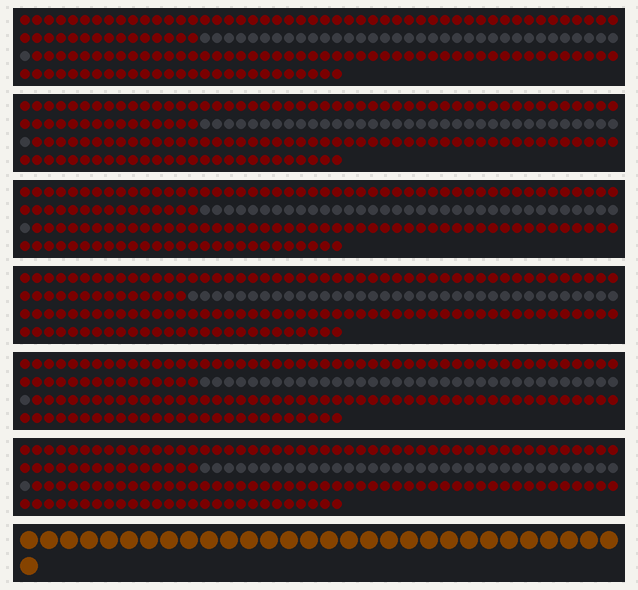
Simulated run of this sketch. Board: Arduino Uno, built with avr-gcc and run on an emulated ATmega328P. On the bench: 6 × 177 RGB LEDs in strip order, left to right, continuing on the next row, 31 RGB LEDs in strip order, left to right, continuing on the next row. Dim RGB values are drawn brighter than linear; random numbers use the default seed unless the sketch sets one.

Above: at 0.1 s.
At 8.56 s:
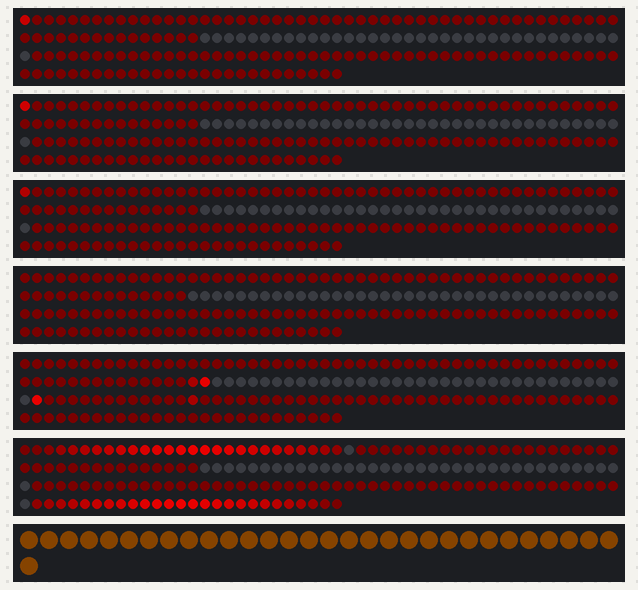
At 10.81 s:
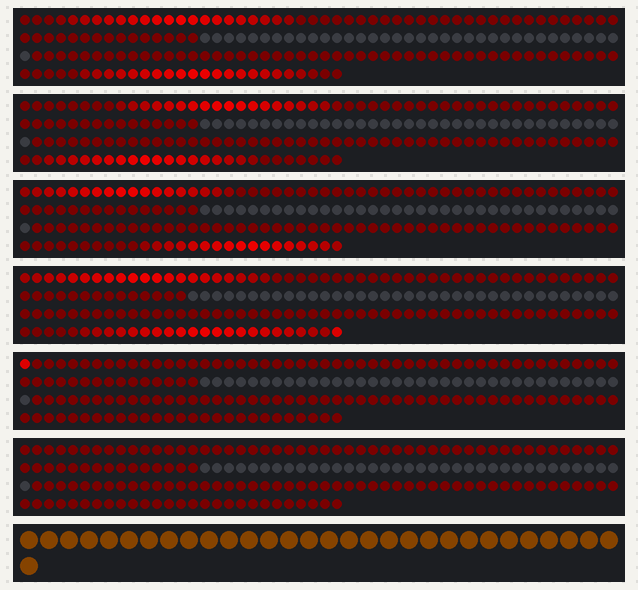
At 27.77 s:
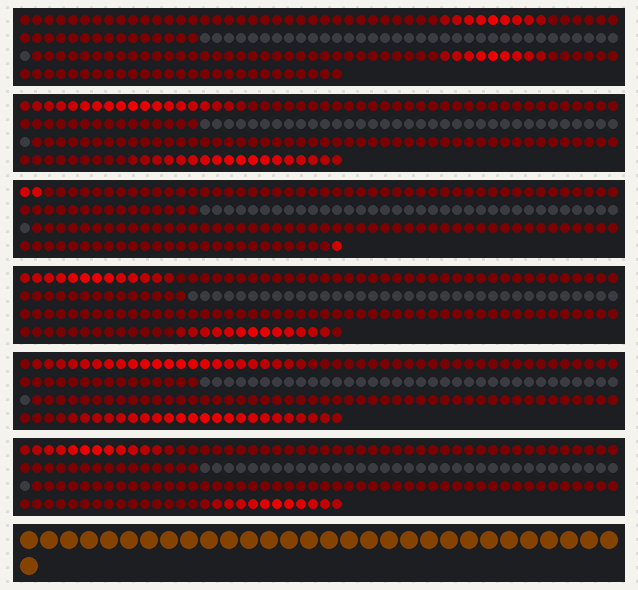

The sketch:

cyber-apple-ooze.ino
```cpp
// (licence header left out)
// OOZE MASTER 3000: NeoPixel simulated liquid physics. Up to 7 NeoPixel
// strands dribble light, while an 8th strand "catches the drips."
// Designed for the Adafruit Feather M0 or M4 with matching version of
// NeoPXL8 FeatherWing, or for RP2040 boards including SCORPIO. This can be
// adapted for other M0, M4, RP2040 or ESP32-S3 boards but you will need to
// do your own "pin sudoku" & level shifting (e.g. NeoPXL8 Friend breakout).
// See here: https://learn.adafruit.com/adafruit-neopxl8-featherwing-and-library
// Requires Adafruit_NeoPixel, Adafruit_NeoPXL8 and Adafruit_ZeroDMA libraries.

#define FASTLED_ESP8266_NODEMCU_PIN_ORDER
#include <FastLED.h>

#define PIN_1 2
#define PIN_2 4
#define PIN_3 7
#define PIN_4 8
#define PIN_5 6
#define PIN_6 5
#define PIN_STEM 3

#define LED_TYPE NEOPIXEL
#define BRIGHTNESS 200

#define NUM_LEDS 177
#define NUM_LEDS_STEM 31
#define NUM_STRANDS 6

#define APPLE_LENGTH 65
#define APPLE_LENGTH_INNER 63
#define DRIP_LENGTH 18
#define TOTAL_LENGTH APPLE_LENGTH + DRIP_LENGTH

#define PIXEL_PITCH (1.0 / 150.0) // 150 pixels/m
#define GAMMA 2.6                 // For linear brightness correction
#define G_CONST 9.806             // Standard acceleration due to gravity
// While the above G_CONST is correct for "real time" drips, you can dial it
// back for a more theatric effect / to slow the drips like they've still got
// a syrupy "drool string" attached (try much lower values like 2.0 to 3.0).

CRGB *leds;
CRGB ledsStem[NUM_LEDS_STEM];

float mapf(float value, float inMin, float inMax, float outMin, float outMax) {
  float percentage = (value - inMin) / (inMax - inMin);
  return outMin + (outMax - outMin) * percentage;
}

typedef enum {
  MODE_IDLE,
  MODE_OOZING,
  MODE_DRIBBLING_1,
  MODE_DRIBBLING_2,
  MODE_DRIPPING
} dropState;

uint8_t palette[][3] = {
    {255, 0, 0}, // Red
};
#define NUM_COLORS (sizeof palette / sizeof palette[0])

struct Drip {
  uint8_t strand;             // Which strand is this drip on
  uint16_t length;            // Length of NeoPixel strip IN PIXELS
  uint16_t dribblePixel;      // Index of pixel where dribble pauses before drop (0
                              // to length-1)
  float maxDrip;              // How many pixels long is the drip at its longest
  float height;               // Height IN METERS of dribblePixel above ground
  uint16_t palette_min;       // Lower color palette index for this strip
  uint16_t palette_max;       // Upper color palette index for this strip
  dropState mode;             // One of the above states (MODE_IDLE, etc.)
  uint32_t eventStartUsec;    // Starting time of current event
  uint32_t eventDurationUsec; // Duration of current event, in microseconds
  float eventDurationReal;    // Duration of current event, in seconds (float)
  uint32_t splatStartUsec;    // Starting time of most recent "splat"
  uint32_t splatDurationUsec; // Fade duration of splat
  float pos;                  // Position of drip on prior frame
  uint8_t color[3];           // RGB color (randomly picked from from palette[])
  uint8_t splatColor[3];      // RGB color of "splat" (may be from prior drip)
};

#define NUM_DRIPS 6
#define MIN_DRIP 20.0
#define MAX_DRIP 40.0

/* clang-format off */
Drip drips[] = {
    {0, TOTAL_LENGTH, APPLE_LENGTH},
    {1, TOTAL_LENGTH, APPLE_LENGTH},
    {2, TOTAL_LENGTH, APPLE_LENGTH},
    {3, TOTAL_LENGTH, APPLE_LENGTH},
    {4, TOTAL_LENGTH, APPLE_LENGTH},
    {5, TOTAL_LENGTH, APPLE_LENGTH},
};
/* clang-format on */

void setup() {
  Serial.begin(115200);
  randomSeed(analogRead(0));

  leds = new CRGB[NUM_STRANDS * NUM_LEDS];

  FastLED.addLeds<LED_TYPE, PIN_1>(leds, 0, NUM_LEDS);
  FastLED.addLeds<LED_TYPE, PIN_2>(leds, NUM_LEDS, NUM_LEDS);
  FastLED.addLeds<LED_TYPE, PIN_3>(leds, NUM_LEDS * 2, NUM_LEDS);
  FastLED.addLeds<LED_TYPE, PIN_4>(leds, NUM_LEDS * 3 + 1,
                                   NUM_LEDS); // strand 4 is shorter by 1 pixel
  FastLED.addLeds<LED_TYPE, PIN_5>(leds, NUM_LEDS * 4, NUM_LEDS);
  FastLED.addLeds<LED_TYPE, PIN_6>(leds, NUM_LEDS * 5, NUM_LEDS);
  FastLED.addLeds<LED_TYPE, PIN_STEM>(ledsStem, NUM_LEDS_STEM);

  FastLED.setBrightness(BRIGHTNESS);

  for (int i = 0; i < NUM_DRIPS; i++) {
    drips[i].height = 2;
    drips[i].palette_min = 0;
    drips[i].palette_max = 0;
    drips[i].mode = MODE_IDLE; // Start all drips in idle mode
    drips[i].eventStartUsec = 0;
    drips[i].eventDurationUsec = random(500000, 2500000); // Initial idle 0.5-2.5 sec
    drips[i].eventDurationReal = (float)drips[i].eventDurationUsec / 1000000.0;
    drips[i].splatStartUsec = 0;
    drips[i].splatDurationUsec = 0;

    // Randomize initial color:
    memcpy(drips[i].color, palette[random(drips[i].palette_min, drips[i].palette_max + 1)],
           sizeof palette[0]);
    memcpy(drips[i].splatColor, drips[i].color, sizeof palette[0]);
  }
}

void loop() {
  uint32_t t = micros(); // Current time, in microseconds

  float x = 0.0; // multipurpose interim result
  float start = 0.0;
  float maxDrip = 0.0;

  setBackground();

  for (int i = 0; i < NUM_DRIPS; i++) {
    uint32_t dtUsec = t - drips[i].eventStartUsec; // Elapsed time, in microseconds, since
                                                   // start of current event
    float dtReal = (float)dtUsec / 1000000.0;      // Elapsed time, in seconds

    // Handle transitions between drip states (oozing, dribbling, dripping,
    // etc.)
    if (dtUsec >= drips[i].eventDurationUsec) {              // Are we past end of current event?
      drips[i].eventStartUsec += drips[i].eventDurationUsec; // Yes, next event starts here
      dtUsec -= drips[i].eventDurationUsec; // We're already this far into next event
      dtReal = (float)dtUsec / 1000000.0;
      switch (drips[i].mode) { // Current mode...about to switch to next mode...
      case MODE_IDLE:
        drips[i].mode = MODE_OOZING; // Idle to oozing transition
        drips[i].maxDrip = random(MIN_DRIP, MAX_DRIP);
        drips[i].eventDurationUsec = random(800000, 1200000); // 0.8 to 1.2 sec ooze
        drips[i].eventDurationReal = (float)drips[i].eventDurationUsec / 1000000.0;
        // Randomize next drip color from palette settings:
        memcpy(drips[i].color, palette[random(drips[i].palette_min, drips[i].palette_max + 1)],
               sizeof palette[0]);
        break;
      case MODE_OOZING:
        if (drips[i].dribblePixel) {        // If dribblePixel is nonzero...
          drips[i].mode = MODE_DRIBBLING_1; // Oozing to dribbling transition
          drips[i].pos = (float)drips[i].dribblePixel;
          drips[i].eventDurationUsec = 250000 + drips[i].dribblePixel * random(30000, 40000);
          drips[i].eventDurationUsec *=
              mapf(drips[i].maxDrip, MAX_DRIP, MIN_DRIP, 1.0, 2.0); // multiply by 1.0 - 2.0
          drips[i].eventDurationReal = (float)drips[i].eventDurationUsec / 1000000.0;
        } else {                                       // No dribblePixel...
          drips[i].pos = (float)drips[i].dribblePixel; // Oozing to dripping transition
          drips[i].mode = MODE_DRIPPING;
          drips[i].eventDurationReal = sqrt(drips[i].height * 2.0 / G_CONST); // SCIENCE
          drips[i].eventDurationUsec = (uint32_t)(drips[i].eventDurationReal * 1000000.0);
        }
        break;
      case MODE_DRIBBLING_1:
        drips[i].mode = MODE_DRIBBLING_2; // Dripping 1st half to 2nd half transition
        drips[i].eventDurationUsec *=
            mapf(drips[i].maxDrip, MAX_DRIP, MIN_DRIP, 0.05, 0.5); // multiply by 0.05 - 0.5
        drips[i].eventDurationReal = (float)drips[i].eventDurationUsec / 1000000.0;
        break;
      case MODE_DRIBBLING_2:
        drips[i].mode = MODE_DRIPPING; // Dribbling 2nd half to dripping transition
        drips[i].pos = (float)drips[i].dribblePixel;
        drips[i].eventDurationReal = sqrt(drips[i].height * 2.0 / G_CONST); // SCIENCE
        drips[i].eventDurationUsec = (uint32_t)(drips[i].eventDurationReal * 1000000.0);
        break;
      case MODE_DRIPPING:
        drips[i].mode = MODE_IDLE;                            // Dripping to idle transition
        drips[i].eventDurationUsec = random(500000, 1200000); // Idle for 0.5 to 1.2 seconds
        drips[i].eventDurationReal = (float)drips[i].eventDurationUsec / 1000000.0;
        drips[i].splatStartUsec = drips[i].eventStartUsec; // Splat starts now!
        drips[i].splatDurationUsec = random(900000, 1100000);
        memcpy(drips[i].splatColor, drips[i].color,
               sizeof palette[0]); // Save color for splat
        break;
      }
    }

    // Render drip state to NeoPixels...
    switch (drips[i].mode) {
    case MODE_IDLE:
      // Do nothing
      break;
    case MODE_OOZING:
      x = dtReal / drips[i].eventDurationReal; // 0.0 to 1.0 over ooze interval
      x = sqrt(x);                             // Perceived area increases linearly
      set(i, i, 0, x);
      break;
    case MODE_DRIBBLING_1:
      // Point b moves from first to second pixel over event time
      x = dtReal / drips[i].eventDurationReal; // 0.0 to 1.0 during move
      x = 3 * x * x - 2 * x * x * x;           // Easing function: 3*x^2-2*x^3 0.0 to 1.0
      maxDrip = mapf(x, 0.0, 1.0, drips[i].maxDrip, 1);
      start = x * drips[i].dribblePixel < maxDrip ? 0.0 : x * drips[i].dribblePixel - maxDrip;
      dripDraw(i, start, x * drips[i].dribblePixel, false);
      break;
    case MODE_DRIBBLING_2:
      // Point a moves from first to second pixel over event time
      x = dtReal / drips[i].eventDurationReal; // 0.0 to 1.0 during move
      x = 3 * x * x - 2 * x * x * x;           // Easing function: 3*x^2-2*x^3 0.0 to 1.0
      start = mapf(x, 0.0, 1.0, drips[i].dribblePixel - 1, drips[i].dribblePixel);
      dripDraw(i, start, drips[i].dribblePixel, false);
      break;
    case MODE_DRIPPING:
      x = 0.5 * G_CONST * dtReal * dtReal;         // Position in meters
      x = drips[i].dribblePixel + x / PIXEL_PITCH; // Position in pixels
      dripDraw(i, drips[i].pos, x, true);
      drips[i].pos = x;
      break;
    }

    if (NUM_DRIPS < 8) {                    // Do splats unless there's an 8th drip defined
      dtUsec = t - drips[i].splatStartUsec; // Elapsed time, in microseconds,
                                            // since start of splat
      if (dtUsec < drips[i].splatDurationUsec) {
        x = 1.0 - sqrt((float)dtUsec / (float)drips[i].splatDurationUsec);
        // set(7, i, splatmap[i], x);
      }
    }
  }

  FastLED.show();
}

void setBackground() {
  // Set the background to super dim red
  FastLED.clear();
  for (int i = 0; i < NUM_STRANDS; i++) {
    for (int j = 0; j < NUM_LEDS; j++) {
      if (j >= APPLE_LENGTH && j < APPLE_LENGTH + DRIP_LENGTH * 2) {
        leds[i * NUM_LEDS + j] = CRGB::Black;
      } else {
        leds[i * NUM_LEDS + j] = CRGB(5, 0, 0);
      }
    }
  }
  for (int i = 0; i < NUM_LEDS_STEM; i++) {
    CRGB stemColor = CRGB(145, 74, 3); // Dark orange
    ledsStem[i] = stemColor.nscale8(20);
  }
}

// This "draws" a drip in the NeoPixel buffer...zero to peak brightness
// at center and back to zero. Peak brightness diminishes with length,
// and drawn dimmer as pixels approach strand length.
void dripDraw(uint8_t dNum, float a, float b, bool fade) {
  if (a > b) { // Sort a,b inputs if needed so a<=b
    float t = a;
    a = b;
    b = t;
  }
  // Find range of pixels to draw. If first pixel is off end of strand,
  // nothing to draw. If last pixel is off end of strand, clip to strand length.
  int firstPixel = (int)a;
  if (firstPixel >= drips[dNum].length)
    return;
  int lastPixel = (int)b + 1;
  if (lastPixel >= drips[dNum].length)
    lastPixel = drips[dNum].length - 1;

  float center = (a + b) * 0.5;   // Midpoint of a-to-b
  float range = center - a + 1.0; // Distance from center to a, plus 1 pixel
  for (int i = firstPixel; i <= lastPixel; i++) {
    float x = fabs(center - (float)i); // Pixel distance from center point
    if (x < range) {                   // Inside drip
      x = (range - x) / range;         // 0.0 (edge) to 1.0 (center)
      if (fade) {
        int dLen = drips[dNum].length - drips[dNum].dribblePixel; // Length of drip
        if (dLen > 0) { // Scale x by 1.0 at top to 1/3 at bottom of drip
          int dPixel = i - drips[dNum].dribblePixel; // Pixel position along drip
          x *= 1.0 - ((float)dPixel / (float)dLen * 0.66);
        }
      }
    } else {
      x = 0.0;
    }
    set(dNum, dNum, i, x);
  }
}

// Set one pixel to a given brightness level (0.0 to 1.0).
// Strand # and drip # are BOTH passed in because "splats" are always
// on strand 7 but colors come from drip indices.
void set(uint8_t strand, uint8_t d, uint8_t pixel, float brightness) {
  leds[strand * NUM_LEDS + pixel] = CRGB((int)((float)drips[d].color[0] * brightness + 0.5),
                                         (int)((float)drips[d].color[1] * brightness + 0.5),
                                         (int)((float)drips[d].color[2] * brightness + 0.5));

  uint16_t insidePixel = NUM_LEDS;

  // Find matching pixel on inside of apple
  if (pixel < APPLE_LENGTH) {
    float offset = (float)APPLE_LENGTH_INNER / (float)APPLE_LENGTH;
    insidePixel = NUM_LEDS - pixel * offset;

    // Find matching pixel on other side of drip
  } else if (pixel >= APPLE_LENGTH && pixel < TOTAL_LENGTH) {
    uint16_t dripIndex = pixel - APPLE_LENGTH;
    insidePixel = TOTAL_LENGTH + DRIP_LENGTH - dripIndex;
  }

  if (insidePixel < NUM_LEDS) {
    leds[strand * NUM_LEDS + insidePixel] =
        CRGB((int)((float)drips[d].color[0] * brightness + 0.5),
             (int)((float)drips[d].color[1] * brightness + 0.5),
             (int)((float)drips[d].color[2] * brightness + 0.5));
  }
}
```
